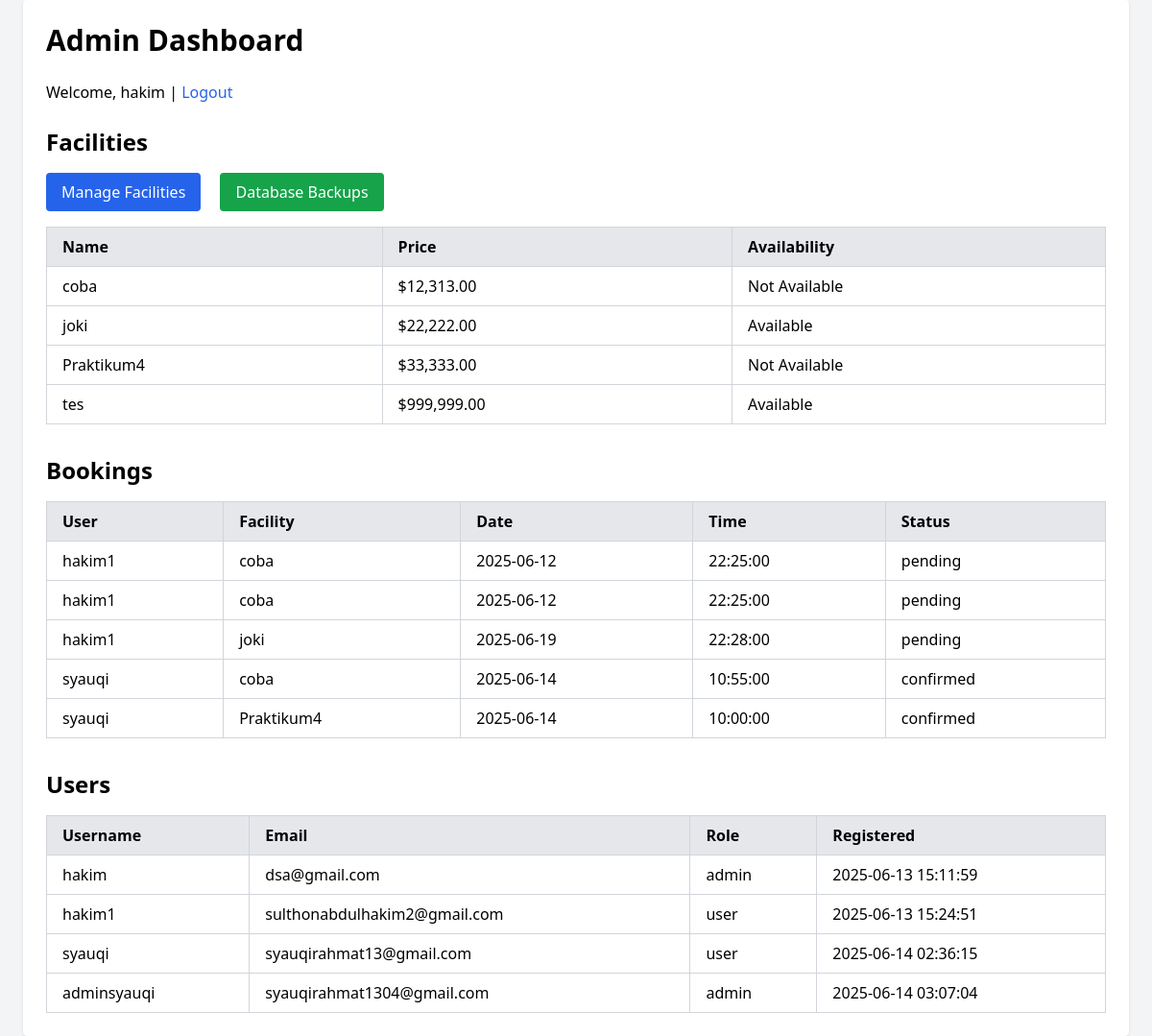
/admin.php (signed in), run on the app's committed database.
### tables this page shows
CREATE TABLE `facilities` (
  `id` int NOT NULL AUTO_INCREMENT,
  `name` varchar(100) NOT NULL,
  `description` text,
  `price` decimal(10,2) NOT NULL,
  `available` tinyint(1) DEFAULT '1',
  `created_at` timestamp NULL DEFAULT CURRENT_TIMESTAMP,
  PRIMARY KEY (`id`)
);

CREATE TABLE `bookings` (
  `id` int NOT NULL AUTO_INCREMENT,
  `user_id` int NOT NULL,
  `facility_id` int NOT NULL,
  `booking_date` date NOT NULL,
  `booking_time` time NOT NULL,
  `status` enum('pending','confirmed','cancelled') DEFAULT 'pending',
  `created_at` timestamp NULL DEFAULT CURRENT_TIMESTAMP,
  PRIMARY KEY (`id`),
  KEY `user_id` (`user_id`),
  KEY `facility_id` (`facility_id`),
  CONSTRAINT `bookings_ibfk_1` FOREIGN KEY (`user_id`) REFERENCES `users` (`id`),
  CONSTRAINT `bookings_ibfk_2` FOREIGN KEY (`facility_id`) REFERENCES `facilities` (`id`)
);

CREATE TABLE `users` (
  `id` int NOT NULL AUTO_INCREMENT,
  `username` varchar(50) NOT NULL,
  `password` varchar(255) NOT NULL,
  `email` varchar(100) NOT NULL,
  `role` enum('user','admin') DEFAULT 'user',
  `created_at` timestamp NULL DEFAULT CURRENT_TIMESTAMP,
  PRIMARY KEY (`id`),
  UNIQUE KEY `username` (`username`),
  UNIQUE KEY `email` (`email`)
);

### admin.php (the view, shortened to what this page needs)
<?php
$facilities = [];
$result = mysqli_query($conn, 'SELECT * FROM facilities');
if ($result) {
    while ($row = mysqli_fetch_assoc($result)) {
        $facilities[] = $row;
    }
}
$bookings = [];
$query = 'SELECT b.id, u.username, f.name AS facility_name, b.booking_date, b.booking_time, b.status
          FROM bookings b
          JOIN users u ON b.user_id = u.id
          JOIN facilities f ON b.facility_id = f.id';
$result = mysqli_query($conn, $query);
if ($result) {
    while ($row = mysqli_fetch_assoc($result)) {
        $bookings[] = $row;
    }
}
$users = [];
$result = mysqli_query($conn, 'SELECT id, username, email, role, created_at FROM users');
if ($result) {
    while ($row = mysqli_fetch_assoc($result)) {
        $users[] = $row;
    }
}
?>
<!DOCTYPE html>
<html>
<head>
    <script src="https://cdn.tailwindcss.com"></script>
</head>
<body class="bg-gray-100 min-h-screen flex flex-col">
    <main class="container mx-auto flex-grow p-6 max-w-6xl bg-white rounded shadow">
        <h1 class="text-3xl font-bold mb-6">Admin Dashboard</h1>
        <p class="mb-6">Welcome, <?php echo htmlspecialchars($_SESSION['username']); ?> | <a href="logout.php" class="text-blue-600 hover:underline">Logout</a></p>
        <section class="mb-8">
            <h2 class="text-2xl font-semibold mb-4">Facilities</h2>
            <a href="facilities.php" class="inline-block mb-4 px-4 py-2 bg-blue-600 text-white rounded hover:bg-blue-700">Manage Facilities</a>
            <a href="backup_list.php" class="inline-block mb-4 ml-4 px-4 py-2 bg-green-600 text-white rounded hover:bg-green-700">Database Backups</a>
            <table class="w-full border border-gray-300 border-collapse">
                <thead>
                    <tr class="bg-gray-200">
                        <th class="border border-gray-300 px-4 py-2 text-left">Name</th>
                        <th class="border border-gray-300 px-4 py-2 text-left">Price</th>
                        <th class="border border-gray-300 px-4 py-2 text-left">Availability</th>
                    </tr>
                </thead>
                <tbody>
                    <?php foreach ($facilities as $facility): ?>
                    <tr>
                        <td class="border border-gray-300 px-4 py-2"><?php echo htmlspecialchars($facility['name']); ?></td>
                        <td class="border border-gray-300 px-4 py-2">$<?php echo number_format($facility['price'], 2); ?></td>
                        <td class="border border-gray-300 px-4 py-2"><?php echo $facility['available'] ? 'Available' : 'Not Available'; ?></td>
                    </tr>
                    <?php endforeach; ?>
                </tbody>
            </table>
        </section>
        <section class="mb-8">
            <h2 class="text-2xl font-semibold mb-4">Bookings</h2>
            <table class="w-full border border-gray-300 border-collapse">
                <thead>
                    <tr class="bg-gray-200">
                        <th class="border border-gray-300 px-4 py-2 text-left">User</th>
                        <th class="border border-gray-300 px-4 py-2 text-left">Facility</th>
                        <th class="border border-gray-300 px-4 py-2 text-left">Date</th>
                        <th class="border border-gray-300 px-4 py-2 text-left">Time</th>
                        <th class="border border-gray-300 px-4 py-2 text-left">Status</th>
                    </tr>
                </thead>
                <tbody>
                    <?php foreach ($bookings as $booking): ?>
                    <tr>
                        <td class="border border-gray-300 px-4 py-2"><?php echo htmlspecialchars($booking['username']); ?></td>
                        <td class="border border-gray-300 px-4 py-2"><?php echo htmlspecialchars($booking['facility_name']); ?></td>
                        <td class="border border-gray-300 px-4 py-2"><?php echo $booking['booking_date']; ?></td>
                        <td class="border border-gray-300 px-4 py-2"><?php echo $booking['booking_time']; ?></td>
                        <td class="border border-gray-300 px-4 py-2"><?php echo $booking['status']; ?></td>
                    </tr>
                    <?php endforeach; ?>
                </tbody>
            </table>
        </section>
        <section>
            <h2 class="text-2xl font-semibold mb-4">Users</h2>
            <table class="w-full border border-gray-300 border-collapse">
                <thead>
                    <tr class="bg-gray-200">
                        <th class="border border-gray-300 px-4 py-2 text-left">Username</th>
                        <th class="border border-gray-300 px-4 py-2 text-left">Email</th>
                        <th class="border border-gray-300 px-4 py-2 text-left">Role</th>
                        <th class="border border-gray-300 px-4 py-2 text-left">Registered</th>
                    </tr>
                </thead>
                <tbody>
                    <?php foreach ($users as $user): ?>
                    <tr>
                        <td class="border border-gray-300 px-4 py-2"><?php echo htmlspecialchars($user['username']); ?></td>
                        <td class="border border-gray-300 px-4 py-2"><?php echo htmlspecialchars($user['email']); ?></td>
                        <td class="border border-gray-300 px-4 py-2"><?php echo $user['role']; ?></td>
                        <td class="border border-gray-300 px-4 py-2"><?php echo $user['created_at']; ?></td>
                    </tr>
                    <?php endforeach; ?>
                </tbody>
            </table>
        </section>
    </main>
</body>
</html>

### data on the page
facilities: name "coba", price "12,313.00", available "Not Available"
facilities: name "joki", price "22,222.00", available "Available"
facilities: name "Praktikum4", price "33,333.00", available "Not Available"
facilities: name "tes", price "999,999.00", available "Available"
bookings: user.username "hakim1", facility.name "coba", booking_date "2025-06-12", booking_time "22:25:00", status "pending"
bookings: user.username "hakim1", facility.name "coba", booking_date "2025-06-12", booking_time "22:25:00", status "pending"
bookings: user.username "hakim1", facility.name "joki", booking_date "2025-06-19", booking_time "22:28:00", status "pending"
bookings: user.username "syauqi", facility.name "coba", booking_date "2025-06-14", booking_time "10:55:00", status "confirmed"
bookings: user.username "syauqi", facility.name "Praktikum4", booking_date "2025-06-14", booking_time "10:00:00", status "confirmed"
users: username "hakim", email "dsa@gmail.com", role "admin", created_at "2025-06-13 15:11:59"
users: username "hakim1", email "sulthonabdulhakim2@gmail.com", role "user", created_at "2025-06-13 15:24:51"
users: username "syauqi", email "syauqirahmat13@gmail.com", role "user", created_at "2025-06-14 02:36:15"
users: username "adminsyauqi", email "syauqirahmat1304@gmail.com", role "admin", created_at "2025-06-14 03:07:04"

### other printed values
$_SESSION['username'] "hakim"
